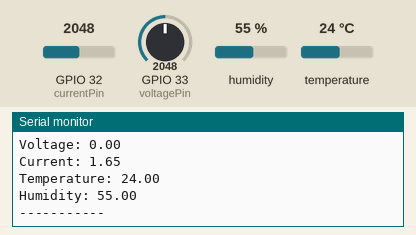
Simulated run of this sketch. Board: ESP32. Shown: the last lines printed to the serial monitor. The test bench sets the inputs (shaded band); at power-on: humidity 55 %, GPIO 32 (currentPin) = 2048, GPIO 33 (voltagePin) = 2048, temperature 24 °C. WiFi joins after 1.5 s; servers stay silent unless stated.

Above: at 3.2 s.
3.3 s: humidity set to 22 %
At 4.7 s:
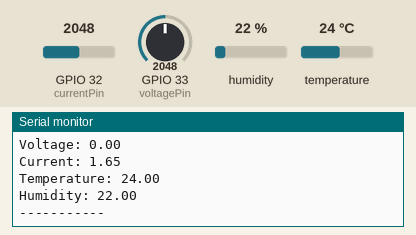
4.8 s: GPIO 32 (currentPin) set to 2290
6.3 s: GPIO 33 (voltagePin) set to 2290
7.8 s: temperature set to 12 °C
At 9.1 s:
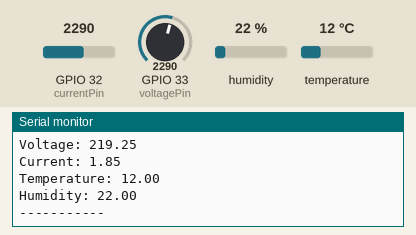
9.3 s: GPIO 32 (currentPin) set to 2210
10.8 s: GPIO 33 (voltagePin) set to 2866
Timing chart, 0 to 13.3 s (numbered marks = the images above; inputs shaded):
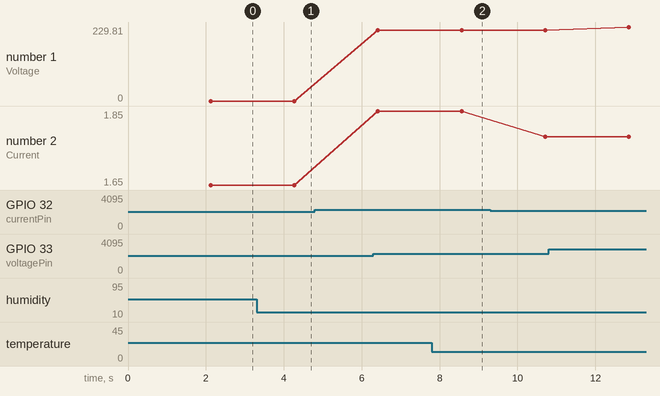

The sketch:

sketch_jun15a.ino
```cpp
#include <WiFi.h>
#include <PubSubClient.h>
#include <DHT.h>
#include <ZMPT101B.h>

// Define sensor types
#define DHTTYPE DHT11
#define SENSITIVITY 664.0f

// Replace with your network credentials
const char* ssid = "AndroidAP5E74";
const char* password = "123456789";

// Replace with your MQTT broker IP address
const char* mqtt_server = "mqtt_broker_IP";

// Replace with your MQTT topic
const char* mqtt_topic = "your_topic";


// Pin connections
const int voltagePin = 33;  // Analog input pin for voltage (A0)
const int currentPin = 32;  // Analog input pin for current (A1)
const int dhtPin = 4;  // Digital input/output pin for DHT11 (D2)

const unsigned long interval = 1000;  // Measurement interval in milliseconds
int val[100];
int max_v = 0;
double VmaxD = 0;
double VeffD = 0;
double Veff = 0;
double sensorValue1 = 0;

// ZMPT101B sensor output connected to analog pin A0
// and the voltage source frequency is 50 Hz.
ZMPT101B voltageSensor(voltagePin, 50.0);
DHT dht(dhtPin, DHTTYPE);

void setup() {
  Serial.begin(115200);
  // Connect to Wi-Fi
  WiFi.begin(ssid, password);
  while (WiFi.status() != WL_CONNECTED) {
    delay(1000);
    Serial.println("Connecting to WiFi...");
  }
  Serial.println("Connected to WiFi");

  // Connect to MQTT broker
  // mqttClient.setServer(mqtt_server, 1883);

  // Initialize DHT sensor
  dht.begin();
}

void loop() {
  // read the voltage and then print via Serial.
  for ( int i = 0; i < 100; i++ ) {
    sensorValue1 = analogRead(voltagePin);
    if (analogRead(voltagePin) > 2250) {
      val[i] = sensorValue1;
    }
    else {
      val[i] = 0;
    }
    delay(1);
  }

  max_v = 0;

  for ( int i = 0; i < 100; i++ )
  {
    if ( val[i] > max_v )
    {
      max_v = val[i];
    }
    val[i] = 0;
  }
  if (max_v != 0) {


    VmaxD = max_v;
    VeffD = VmaxD / sqrt(2);
    Veff = (((VeffD - 420.76) / -405.24) * -10.5) + 188.2;
  }
  else {
    Veff = 0;
  }
  // Perform numerical integration of voltage
  Serial.print("Voltage: ");
  Serial.println(Veff);
  VmaxD = 0;

  // Read current
  float current = analogRead(currentPin) * (3.3 / 4095.0);
  Serial.print("Current: ");
  Serial.println(current);


  // Read temperature and humidity
  float temperature = dht.readTemperature();
  float humidity = dht.readHumidity();
  Serial.print("Temperature: ");
  Serial.println(temperature);
  Serial.print("Humidity: ");
  Serial.println(humidity);

  // Publish data to MQTT topic
  // String voltageStr = String(voltage);
  // String currentStr = String(current);
  // String temperatureStr = String(temperature);
  // String humidityStr = String(humidity);

  // mqttClient.publish((String(mqtt_topic) + "/voltage").c_str(), voltageStr.c_str());
  // mqttClient.publish((String(mqtt_topic) + "/current").c_str(), currentStr.c_str());
  // mqttClient.publish((String(mqtt_topic) + "/temperature").c_str(), temperatureStr.c_str());
  // mqttClient.publish((String(mqtt_topic) + "/humidity").c_str(), humidityStr.c_str());

  Serial.print("-----------\n");

  delay(2000);
}
```

Measured:
- after the input at 3.3 s, the serial monitor: prints a new line after 1.0 s (image 1)
- after the input at 7.8 s, the serial monitor: prints a new line after 0.79 s (image 2)
- plotted number 1: 0 → 219.25 after the input at 6.3 s, 219.25 → 229.81 after the input at 10.8 s
- plotted number 2: 1.85 → 1.78 after the input at 9.3 s
